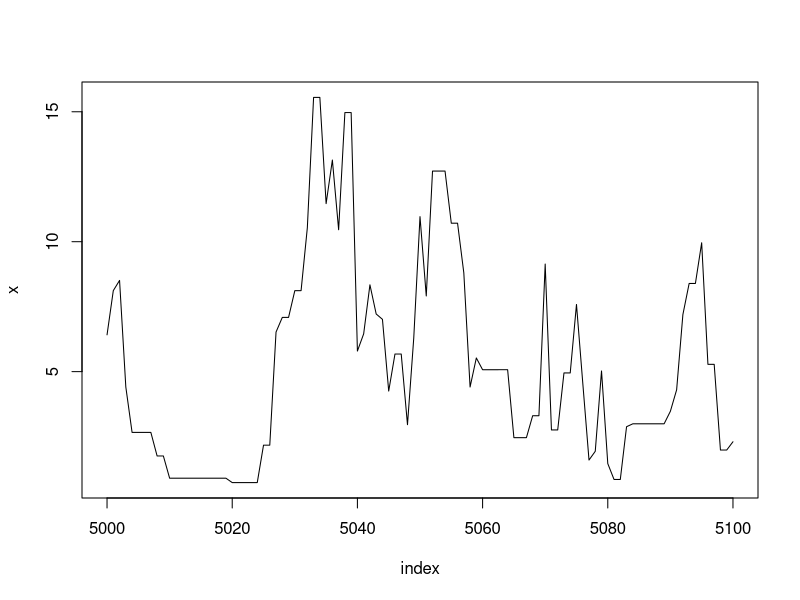
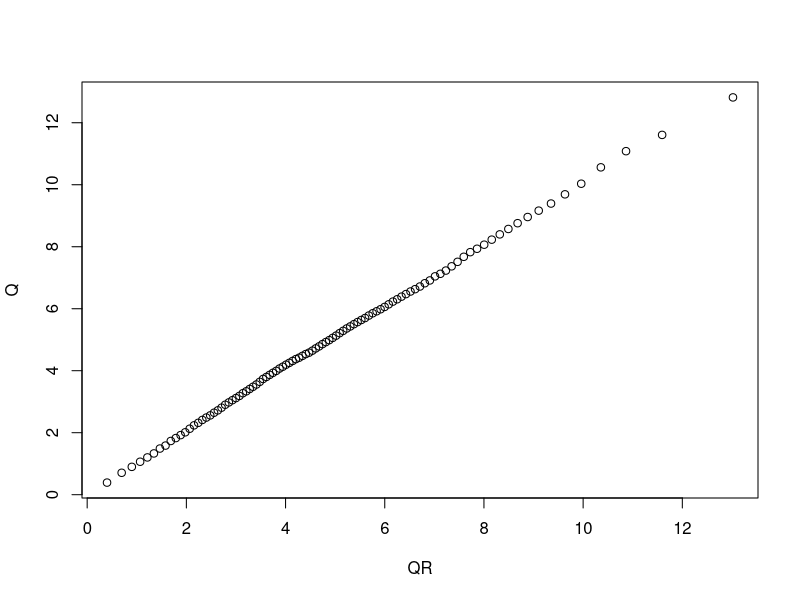
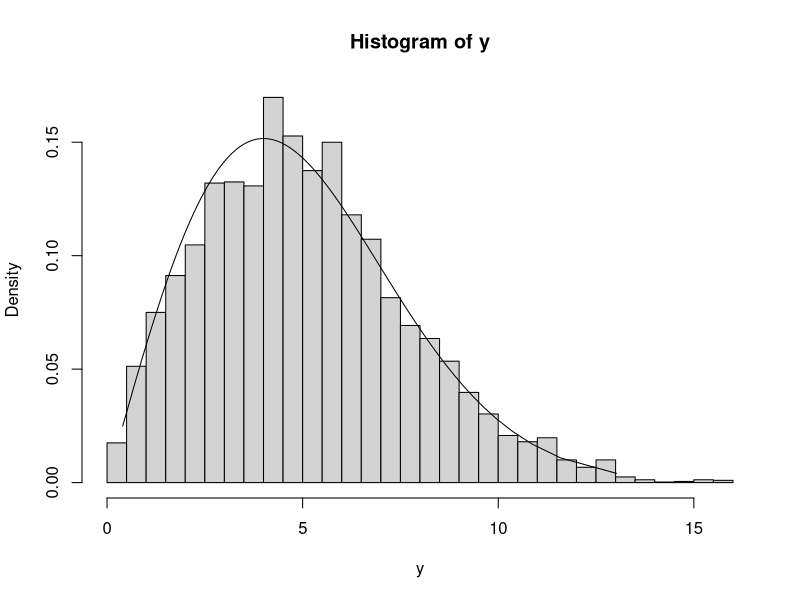
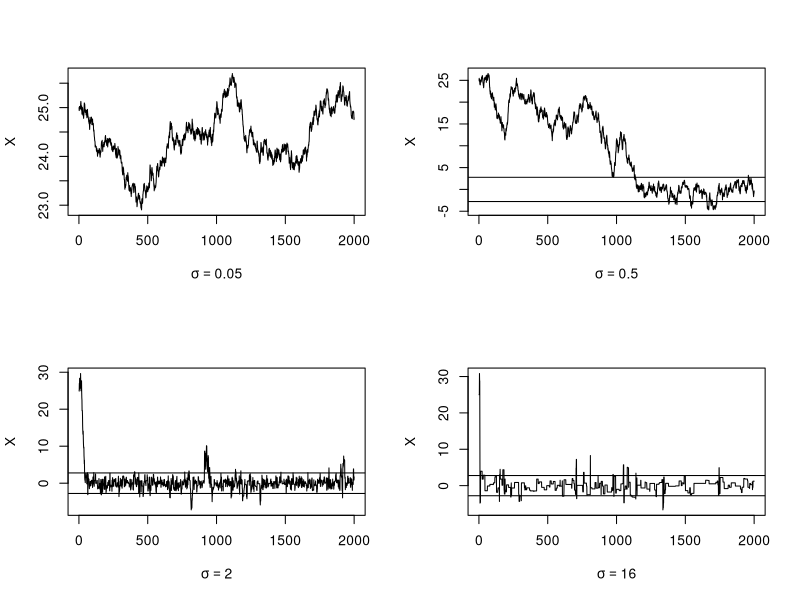
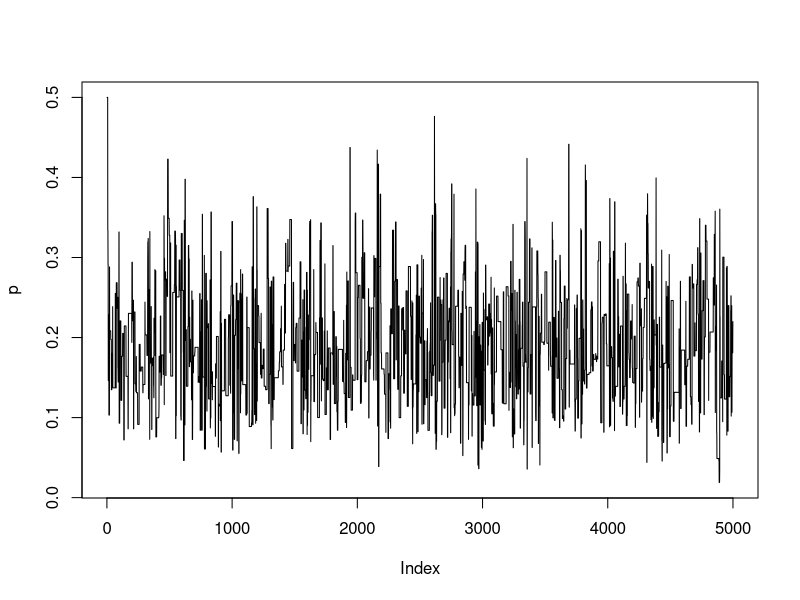
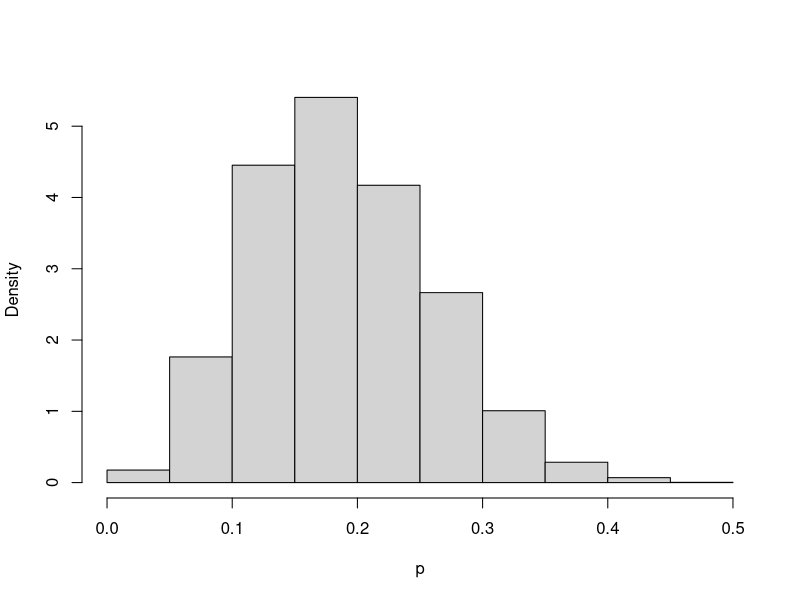
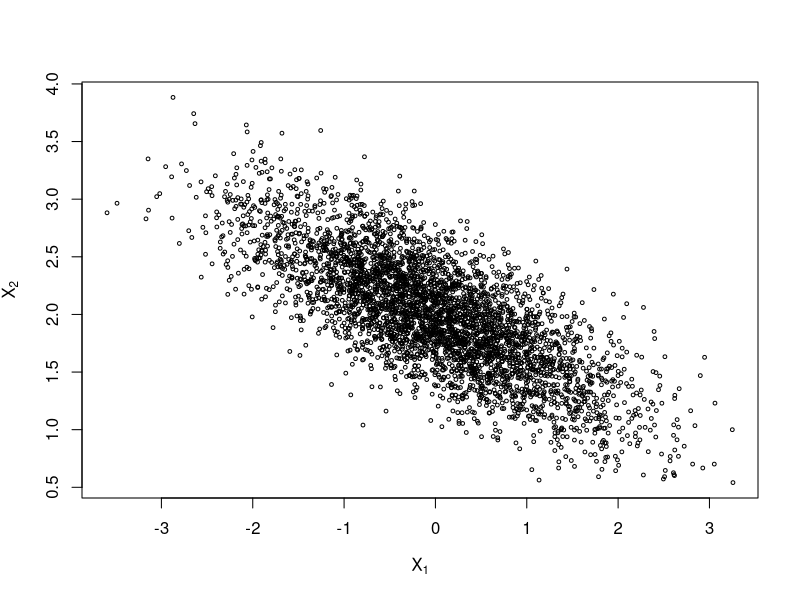
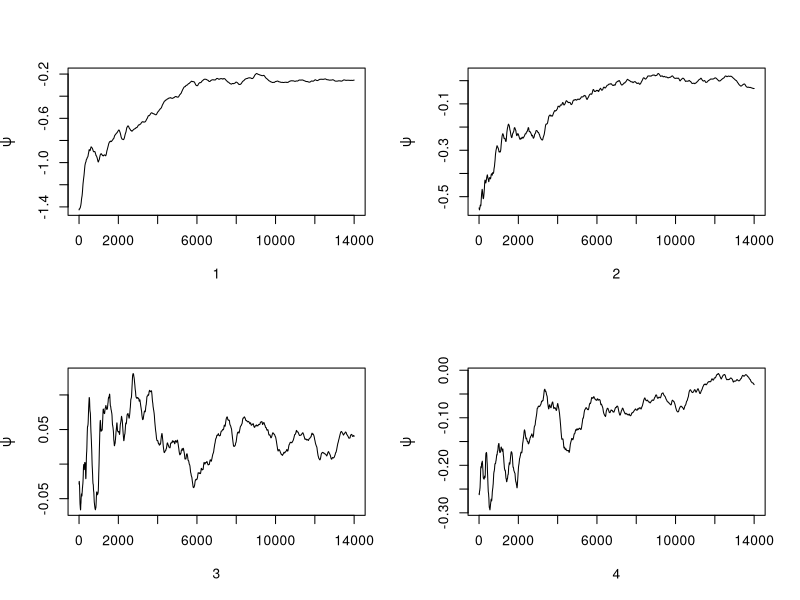

Write R code to recreate these figures, in order.
# Markov Chain Monte Carlo Methods
## from:  Statistical Computing with R, Maria Rizzo Chap.9

# Metropolis-Hastings sampler (example with Rayleigh Distribution)
f <- function(x, sigma) {
    if (any(x<0)) return (0)
    stopifnot(sigma > 0)
    return((x / sigma^2) * exp(-x^2/ (2*sigma^2)))
}

m <- 10000
sigma <- 4
x <- numeric(m)
x[1] <- rchisq(1, df=1)
k <- 0
u <- runif(m)


for (i in 2:m) {
    xt <- x[i-1]
    y <- rchisq(1, df = xt)
    num <- f(y, sigma) * dchisq(xt, df=y)
    den <- f(xt, sigma) * dchisq(y, df=xt)
    if (u[i] <= num/den) x[i] <- y else {
        x[i] <- xt
        k <- k + 1
        }
}

index <- 5000:5100
y1 <- x[index]
plot(index, y1, type="l", main="", ylab="x")

# compare MCMC generated with Raleigh(sigma=4) / intended distr
b <- 2001
y <- x[b:m]
a <- ppoints(100)
QR <- sigma * sqrt(-2 * log(1-a))
Q <- quantile(x, a)

qqplot(QR, Q)
hist(y, breaks="scott", freq=F)
lines(QR, f(QR,4))

# Random Walk Metropolis
## t distribution

rw.Metropolis <- function(n, sigma, x0, N) {
    x <- numeric(N)
    x[1] <- x0
    u <- runif(N)
    k <- 0
    for (i in 2:N) {
        y <- rnorm(1, x[i-1], sigma)
            if (u[i] <= (dt(y,n) / dt(x[i-1], n)))
                x[i] <- y else {
                    x[i] <- x[i-1]
                    k <- k+1
                }
    }
    return(list(x=x, k=k))
}

n <- 4
N <- 2000
sigma <- c(.05, .5, 2, 16)

x0 <- 25
rw1 <- rw.Metropolis(n, sigma[1], x0, N)
rw2 <- rw.Metropolis(n, sigma[2], x0, N)
rw3 <- rw.Metropolis(n, sigma[3], x0, N)
rw4 <- rw.Metropolis(n, sigma[4], x0, N)

#num rejected points
print(c(rw1$k, rw2$k, rw3$k, rw4$k))

# plot
par(mfrow=c(2,2))
refline <- qt(c(.025, .975), df=n)
rw <- cbind(rw1$x, rw2$x, rw3$x, rw4$x)
for (j in 1:4) {
    plot(rw[, j], type='l', 
        xlab=bquote(sigma == .(round(sigma[j], 3))),
        ylab = "X", ylim=range(rw[,j]))
    abline(h=refline)
}
par(mfrow=c(1,1))

a <- c(.05, seq(.1, .9, .1), .95)
Q <- qt(a, n)
rw <- cbind(rw1$x, rw2$x, rw3$x, rw4$x)
mc <- rw[501:N, ]
Qrw <- apply(mc, 2, function(x) quantile(x, a))
print(round(cbind(Q, Qrw), 3))

## simple investment model

b <- .2
w <- .25
m <- 5000
burn <- 1000
days <- 250
x <- numeric(m)
i <- sample(1:5, size=days, replace=TRUE, 
            prob=c(1, 1-b, 1-2*b, 2*b, b))
win <- tabulate(i)

prob <- function(y, win) {
    if (y < 0 || y >= 0.5)
        return(0)
    return((1/3)^win[1] * 
               ((1-y)/3)^win[2] * ((1-2*y)/3)^win[3] * 
               ((2*y)/3)^win[4] * (y/3)^win[5])
}

u <- runif(m)
v <- runif(m, -w, w)
x[1] <-.25
for (i in 2:m) {
    y <- x[i-1] + v[i]
    if (u[i] <= prob(y, win) / prob(x[i-1], win))
        x[i] <- y else
            x[i] <- x[i-1]
}

print(win)
print(round(win/days, 3))
print(round(c(1, 1-b, 1-2*b, 2*b, b)/3, 3))
xb <- x[(burn+1):m]
print(mean(xb))

# Independance Sampler

M <- 5000
xt <- numeric(m)
a <- 1
b <- 1
p <- .2
n <- 30
mu <- c(0, 5)
sigma <- c(1, 1)

i <- sample(1:2, size=n, replace=T, prob=c(p, 1-p))
x <- rnorm(n, mu[i], sigma[i])

u <- runif(m)
y <- rbeta(m, a, b)
xt[1] <- .5

for (i in 2:m) {
    fy <- y[i] * dnorm(x, mu[1], sigma[1]) +
        (1-y[i]) * dnorm(x , mu[2], sigma[2])
    fx <- xt[i-1] * dnorm(x, mu[1], sigma[1]) +
        (1-xt[i-1]) * dnorm(x , mu[2], sigma[2])
    
    r <- prod(fy / fx) * 
        (xt[i-1] ^ (a-1) * (1-xt[i-1]) ^(b-1)) /
            (y[i]^(a-1) * (1-y[i]) ^(b-1))
    
    if (u[i] <= r) xt[i] <- y[i] else
        xt[i] <- xt[i-1]
        
}

plot(xt, type="l", ylab="p")
hist(xt[101:m], main="", xlab="p", prob=T)
print(mean(xt[101:m]))

## Gibbs Sampler

N <- 5000
burn <- 1000
X <- matrix(0, N, 2)

rho <- -.75
mu1 <- 0
mu2 <- 2
sigma1 <- 1
sigma2 <- .5
s1 <- sqrt(1-rho^2)*sigma1
s2 <- sqrt(1-rho^2)*sigma2

X[1, ] <- c(mu1, mu2)

for (i in 2:N) {
    x2 <- X[i-1, 2]
    m1 <- mu1 + rho * (x2-mu2) * sigma1/sigma2
    X[i, 1] <- rnorm(1, m1, s1)
    x1 <- X[i, 1]
    m2 <- mu2 + rho * (x1 - mu1) * sigma2/sigma1
    X[i, 2] <- rnorm(1, m2, s2)
}

b <- burn + 1
x <- X[b:N,]
colMeans(x)
cov(x)
cor(x)

plot(x, cex=.5, xlab=bquote(X[1]), ylab=bquote(X[2]), ylim=range(x[,2]))

## Gelman Rubin method for monitoring MCMC Convergence

# in example target distribution = normal(0,1)
# proposal distribution is Normal(X_t, sigma^2)

Gelman.Rubin <- function(psi){
    ps <- as.matrix(psi)
    n <- ncol(psi)
    k <- nrow(psi)
    
    psi.means <- rowMeans(psi)
    B <- n * var(psi.means)
    psi.w <- apply(psi, 1, "var")
    W <- mean(psi.w)
    v.hat <- W*(n-1)/n + (B/n)
    r.hat <- v.hat / W
    return(r.hat)
}

normal.chain <- function(sigma, N, X1) {
    x <- rep(0, N)
    x[i] <- X1
    u <- runif(N)
    
    for (i in 2:N) {
        xt <- x[i-1]
        y <- rnorm(1, xt, sigma)
        r1 <- dnorm(y, 0, 1)
        r2 <- dnorm(xt, 0, 1)
        r <- r1 / r2
        if (u[i] <= r) x[i] <- y else
            x[i] <- xt
    }
    return(x)
}

sigma <- .2
k <- 4
n <- 15000
b <- 1000

# choose overdispersed initial values
x0 <- c(-10, -5, 5, 10)

X <- matrix(0, nrow=k, ncol=n)
for (i in 1:k)
    X[i, ] <- normal.chain(sigma, n, x0[i])

psi <- t(apply(X, 1, cumsum))
for (i in 1:nrow(psi))
    psi[i, ] <- psi[i,] / (1:ncol(psi))
print(Gelman.Rubin(psi))

par(mfrow=c(2,2))
for (i in 1:k) {
    plot(psi[i, (b+1):n], type="l",
         xlab=i, ylab=bquote(psi))}
par(mfrow=c(1,1))

rhat <- rep(0, n)
for(j in (b+1):n){
    rhat[j] <- Gelman.Rubin(psi[, 1:j])
}
plot(rhat[(b+1):n], type="l", xlab="", ylab="R")
abline(h=1.1, lty=2)

